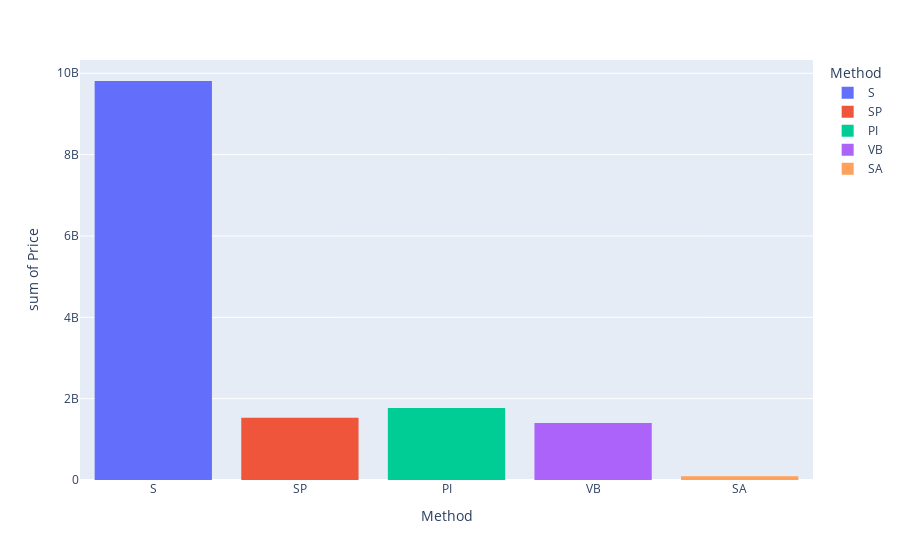

Notebook source saved alongside this figure:
### Code cell
fig = px.histogram(data, x='Method', y='Price', color='Method');
fig.show()

### Figure 1 — Plotly figure (JSON) as saved in the notebook; plotly's stock layout.template omitted (floating-point values rounded to 4 significant figures; data arrays with more than 128 entries replaced by an {"elided": "..."} marker saying what was removed)
{"data": [{"alignmentgroup": "True", "bingroup": "x", "histfunc": "sum", "hovertemplate": "Method=%{x}<br>sum of Price=%{y}<extra></extra>", "legendgroup": "S", "marker": {"color": "#636efa", "pattern": {"shape": ""}}, "name": "S", "offsetgroup": "S", "orientation": "v", "showlegend": true, "type": "histogram", "x": {"elided": "9022 str values"}, "xaxis": "x", "y": {"elided": "9022 int values"}, "yaxis": "y"}, {"alignmentgroup": "True", "bingroup": "x", "histfunc": "sum", "hovertemplate": "Method=%{x}<br>sum of Price=%{y}<extra></extra>", "legendgroup": "SP", "marker": {"color": "#EF553B", "pattern": {"shape": ""}}, "name": "SP", "offsetgroup": "SP", "orientation": "v", "showlegend": true, "type": "histogram", "x": {"elided": "1703 str values"}, "xaxis": "x", "y": {"elided": "1703 int values"}, "yaxis": "y"}, {"alignmentgroup": "True", "bingroup": "x", "histfunc": "sum", "hovertemplate": "Method=%{x}<br>sum of Price=%{y}<extra></extra>", "legendgroup": "PI", "marker": {"color": "#00cc96", "pattern": {"shape": ""}}, "name": "PI", "offsetgroup": "PI", "orientation": "v", "showlegend": true, "type": "histogram", "x": {"elided": "1564 str values"}, "xaxis": "x", "y": {"elided": "1564 int values"}, "yaxis": "y"}, {"alignmentgroup": "True", "bingroup": "x", "histfunc": "sum", "hovertemplate": "Method=%{x}<br>sum of Price=%{y}<extra></extra>", "legendgroup": "VB", "marker": {"color": "#ab63fa", "pattern": {"shape": ""}}, "name": "VB", "offsetgroup": "VB", "orientation": "v", "showlegend": true, "type": "histogram", "x": {"elided": "1199 str values"}, "xaxis": "x", "y": {"elided": "1199 int values"}, "yaxis": "y"}, {"alignmentgroup": "True", "bingroup": "x", "histfunc": "sum", "hovertemplate": "Method=%{x}<br>sum of Price=%{y}<extra></extra>", "legendgroup": "SA", "marker": {"color": "#FFA15A", "pattern": {"shape": ""}}, "name": "SA", "offsetgroup": "SA", "orientation": "v", "showlegend": true, "type": "histogram", "x": ["SA", "SA", "SA", "SA", "SA", "SA", "SA", "SA", "SA", "SA", "SA", "SA", "SA", "SA", "SA", "SA", "SA", "SA", "SA", "SA", "SA", "SA", "SA", "SA", "SA", "SA", "SA", "SA", "SA", "SA", "SA", "SA", "SA", "SA", "SA", "SA", "SA", "SA", "SA", "SA", "SA", "SA", "SA", "SA", "SA", "SA", "SA", "SA", "SA", "SA", "SA", "SA", "SA", "SA", "SA", "SA", "SA", "SA", "SA", "SA", "SA", "SA", "SA", "SA", "SA", "SA", "SA", "SA", "SA", "SA", "SA", "SA", "SA", "SA", "SA", "SA", "SA", "SA", "SA", "SA", "SA", "SA", "SA", "SA", "SA", "SA", "SA", "SA", "SA", "SA", "SA", "SA"], "xaxis": "x", "y": [585000, 1070000, 2250000, 850000, 1650000, 1300000, 1250000, 3225000, 707000, 835000, 770000, 1615000, 1350000, 1140000, 585000, 1382500, 1575000, 615000, 990000, 330000, 895000, 1390000, 410000, 850000, 765000, 988000, 720000, 542000, 600000, 500000, 425000, 860000, 580000, 247500, 780000, 1950000, 1300000, 1285000, 1190000, 670000, 880000, 1138000, 240000, 540000, 940000, 1255000, 600000, 623500, 1010000, 800000, 715000, 1620000, 1575000, 950000, 360000, 1005000, 811000, 1246000, 1390000, 2725000, 702500, 925000, 575000, 1345000, 900000, 2290000, 865000, 650000, 1850000, 640000, 1000000, 798000, 1282500, 945000, 500000, 530000, 595000, 2225000, 651000, 655000, 660000, 610000, 1655000, 592000, 629500, 990000, 2230000, 800000, 1750000, 1205000, 1190000, 690000], "yaxis": "y"}], "layout": {"barmode": "relative", "legend": {"title": {"text": "Method"}, "tracegroupgap": 0}, "margin": {"t": 60}, "xaxis": {"anchor": "y", "categoryarray": ["S", "SP", "PI", "VB", "SA"], "categoryorder": "array", "domain": [0, 1], "title": {"text": "Method"}}, "yaxis": {"anchor": "x", "domain": [0, 1], "title": {"text": "sum of Price"}}}}
